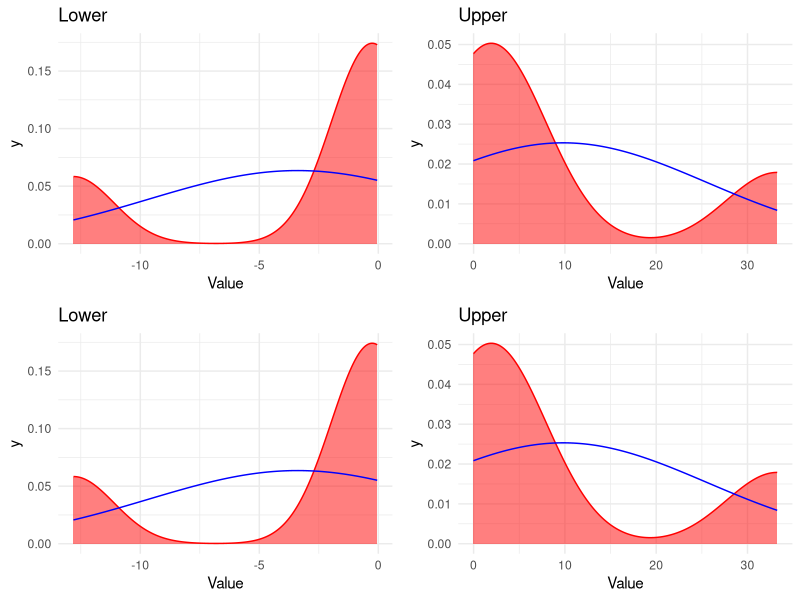

The R script that drew this image:
## ---- chunk 1
library(dplyr)
library(ggplot2)
library(gridExtra)
## ---- chunk 2
knitr::opts_chunk$set(comment = NA)
## ---- chunk 3
cumsum(1:4)
## ---- chunk 4
my_cumsum <- function(x) {
  
    sum <- cumsum(x)
    
  return(sum)
  }

## ---- chunk 5
my_cumsum(-1:4)
## ---- chunk 6
bootstrap <- function(formula, data, B = 1000) {  
  
  pars   <- lm(formula = formula, data = data) %>% 
    coef() %>% 
    names()
  
  output <- matrix(nrow = B, ncol = length(pars), 
                     dimnames = list(NULL, pars))
  
  for (i in 1:B) {
    
    bootsample  <- slice_sample(.data = data, n = nrow(data), replace = TRUE)
    
    bootfit     <- lm(formula = formula, data = bootsample)
    
    output[i, ] <- bootfit$coef
  }
  
  return(output)
}
## ---- chunk 7
fit <- lm(mpg ~ disp + drat + qsec, data = mtcars)
bootstrap_results <- bootstrap(mpg ~ disp + drat + qsec, data = mtcars, B = 1000)
## ---- chunk 8
summary(fit)

## ---- chunk 9
save(bootstrap_results, file = "bootstrap_results.RData")
## ---- chunk 10
# Calculate the 95% bootstrap confidence intervals
bootstrap_ci <- apply(bootstrap_results, 2, function(coefs) {
  quantile(coefs, probs = c(0.025, 0.975))
})

# Convert to a more readable format
bootstrap_ci_df <- as.data.frame(t(bootstrap_ci))
colnames(bootstrap_ci_df) <- c("Lower", "Upper")
print("Bootstrap Confidence Intervals:")
print(bootstrap_ci_df)

# Calculate the 95% theoretical confidence intervals
theoretical_ci <- confint(fit, level = 0.95)

print("Theoretical Confidence Intervals:")
print(theoretical_ci)

## ---- chunk 11

num_params <- ncol(bootstrap_ci_df)


plots <- lapply(1:4, function(i) {
 
  param_index <- ((i - 1) %% num_params) + 1
  param_mean <- mean(bootstrap_ci_df[[param_index]])
  param_sd <- sd(bootstrap_ci_df[[param_index]])
  
  ggplot() +
    geom_density(data = data.frame(Value = bootstrap_ci_df[[param_index]]), aes(x = Value), fill = "red", alpha = 0.5, color = "red") +
    stat_function(fun = dnorm, args = list(mean = param_mean, sd = param_sd), color = "blue") +
    labs(title = colnames(bootstrap_ci_df)[param_index]) +
    theme_minimal()
})

grid.arrange(grobs = plots, ncol = 2)
